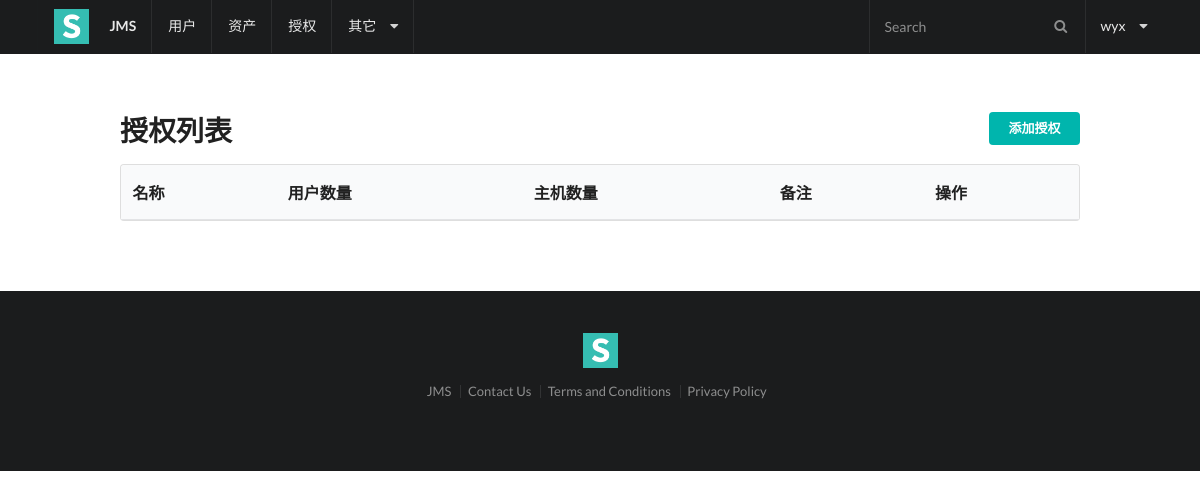
Before: /perms/ (signed in) with the older database file.
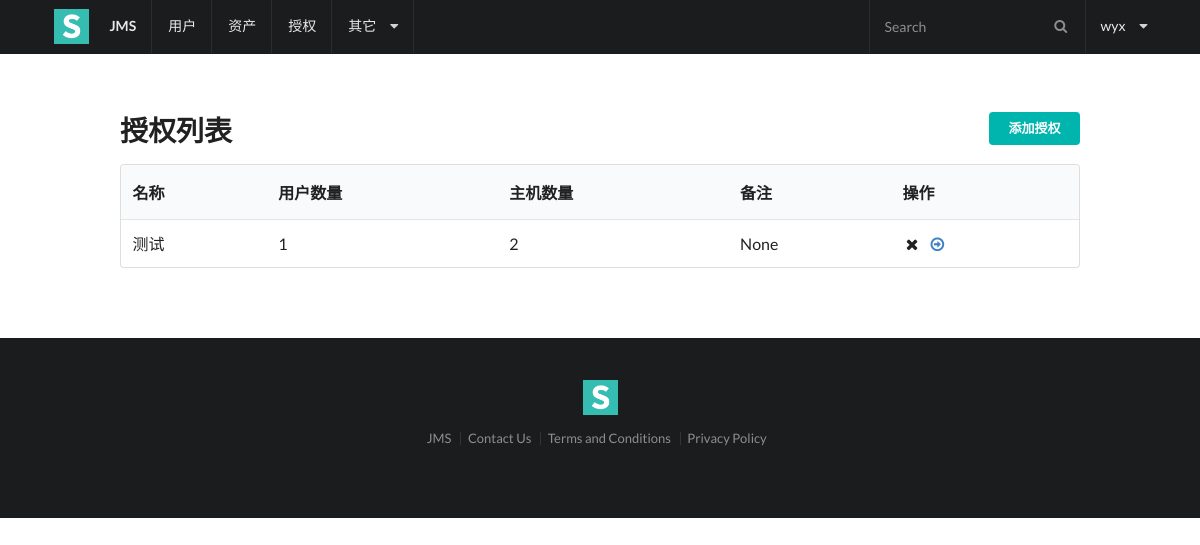
After: the same page with the newer database file.
### perms/models.py (models this page shows, shortened)
class Perm(models.Model):
    name = models.CharField(max_length=64, verbose_name='名称')
    user = models.ManyToManyField(settings.AUTH_USER_MODEL, verbose_name='用户')
    asset = models.ManyToManyField(Assets, verbose_name='资产')
    date_add = models.DateTimeField(auto_now_add=True)
    comment = models.CharField(max_length=128, blank=True, null=True)

### perms/views.py (the view)
# urls.py: path('', views.PermListView.as_view(), name='list'),
class PermListView(LoginRequiredMixin, ListView):
    model = Perm
    template_name = 'perms/list.html'
    form = PermForm()
    def get_context_data(self, *, object_list=None, **kwargs):
        context = super(PermListView, self).get_context_data()
        context['form'] = self.form
        return context

### perms/form.py
class PermForm(ModelForm):
    class Meta:
        model = Perm
        fields = '__all__'

### assets/models.py (called while the page is built)
    def __str__(self):
        return self.hostname

### users/models.py (called while the page is built)
    def __str__(self):
        return self.name

### perms/templates/perms/list.html (shortened to what this page needs)
{% extends 'base.html' %}
{% block content %}
    <div class="ui right floated small teal labeled button" id="perm_add_btn">添加授权</div>
    <h1 class="ui header">授权列表</h1>
    <table class="ui striped table">
        <thead>
        <tr>
            <th>名称</th>
            <th>用户数量</th>
            <th>主机数量</th>
            <th>备注</th>
            <th>操作</th>
        </tr>
        </thead>
        <tbody>
        <tr>
            {% for object in object_list %}
                <td>{{ object.name }}</td>
                <td>{{ object.user.count }}</td>
                <td>{{ object.asset.count }}</td>
                <td>{{ object.comment }}</td>
                <td>
                    <i class="perm del remove icon" href="{% url 'perms:del' object.id %}"></i>
                    <a href="{% url 'perms:detail' object.id %}"> <i class="arrow circle outline right icon"></i> </a>
                </td>
            {% endfor %}
        </tr>
        </tbody>
    </table>
{% endblock %}

Changed rows visible on the page:
added Perm: name "测试", user.count "1", asset.count "2", comment "None"
